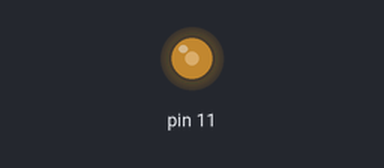
The sketch below on a simulated Arduino Uno, built with avr-gcc and run on an emulated ATmega328P. Shown: output pins drawn as LEDs (lit = HIGH). What the sketch prints to the serial monitor is not drawn.

Above: at 0.05 s.
At 8.0 s:
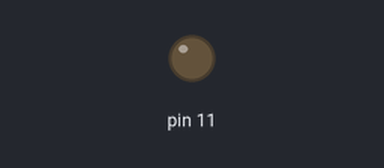
Timing chart, 0 to 10.4 s (numbered marks = the images above):
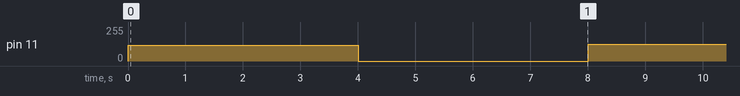

The sketch:

MultimeterTransistorCollectorCurrentByBaseVoltage2kOhmTest.ino
```cpp
void setup() {
pinMode(11, OUTPUT);
Serial.begin(9600);

}

void loop() {
  for (int x = 120; x<255; x += 5){
    Serial.println(x);
    analogWrite(11, x);
    delay(4000);
    analogWrite(11, 0);
    delay(4000);
  }


}
```
